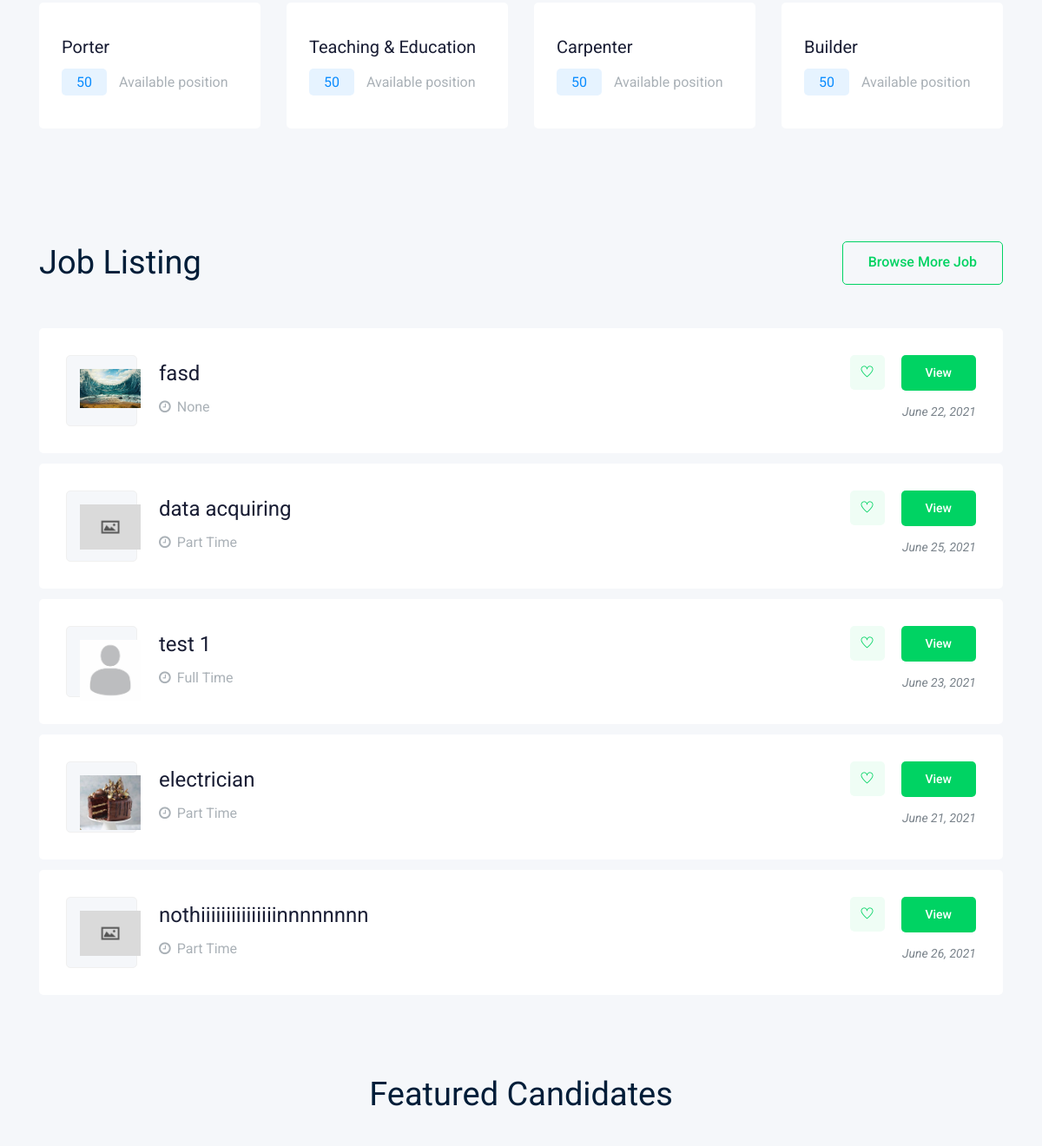
Before: / (middle part) with the older database file.
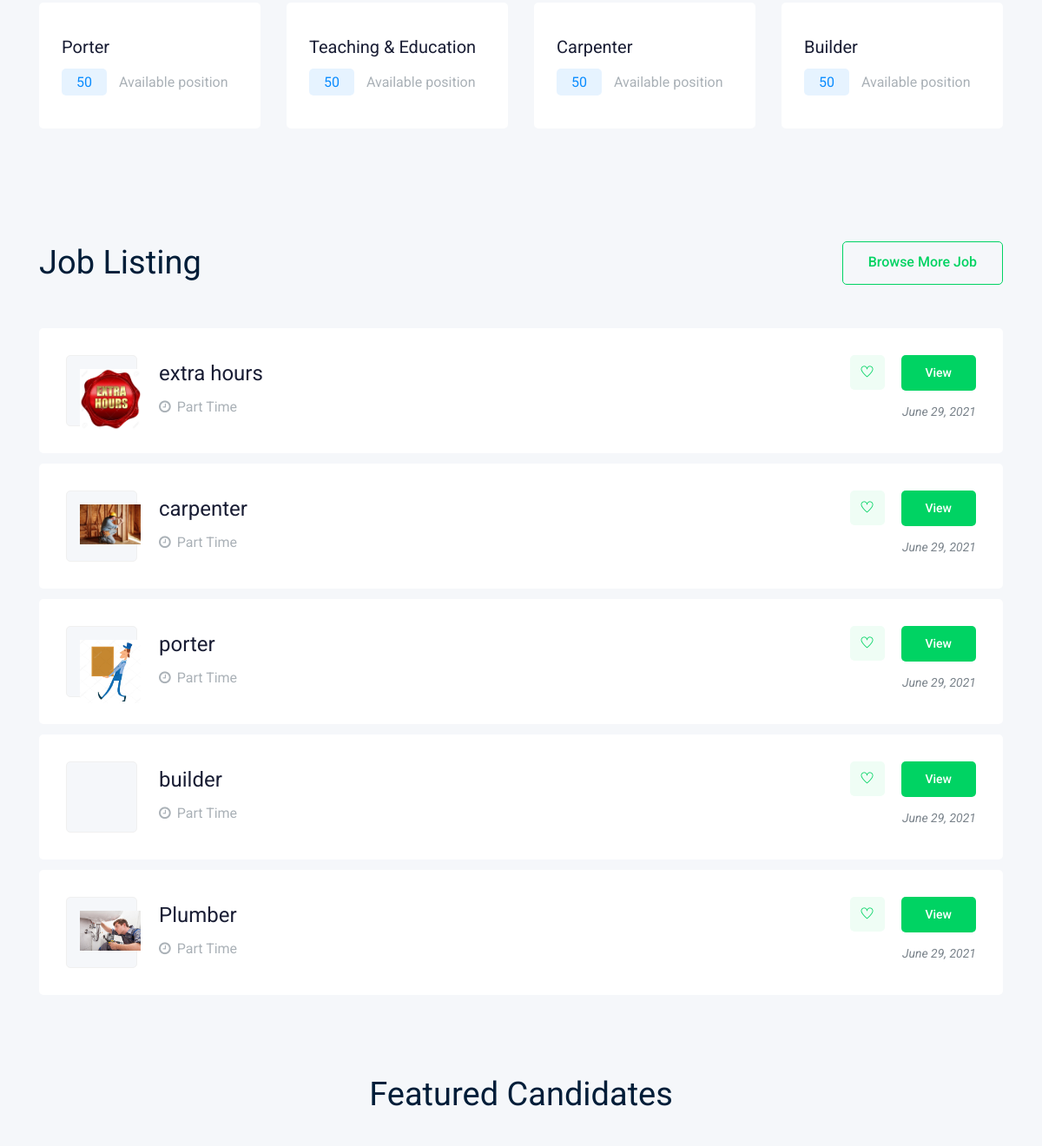
After: the same page with the newer database file.
### jobs/models.py (models this page shows, shortened)
class Job(models.Model):
    JOB_TYPE = (
        ('Full Time','Full Time'),
        ('Part Time','Part Time')
    )
    title = models.CharField(max_length=250)
    poster = models.ForeignKey(User,related_name='job_poster',on_delete=models.CASCADE)
    description = models.TextField(default="What ill do : \nExperience : \nPrice : ",max_length=2000,blank=True,null=True)
    job_type = models.CharField(max_length=100,choices=JOB_TYPE,null=True,blank=True)
    date_posted = models.DateTimeField(auto_now_add=True)
    featured = models.BooleanField(default=False)
    image = models.ImageField(upload_to=image_upload,default="jobs/default.jpg")
    category = models.ForeignKey(Category,on_delete=models.CASCADE)
    slug = models.SlugField(null=True,blank=True)
    class Meta:
        ordering = ('-date_posted',)

### home/views.py (the view)
# urls.py: path('',home,name="home"),
def home(request):
    jobs = list(Job.objects.all())
    recent_jobs = random.sample(jobs,5)
    jobs = Job.objects.all()
    filter = JobFilter(request.GET,queryset=jobs)
    jobs = filter.qs
    profiles = Profile.objects.all()
    context = {
        'recent_jobs' : recent_jobs,
        'filter' : filter,
        'profiles' : profiles,
    }
    return render(request,'home.html',context)

### jobs/models.py (called while the page is built)
    def __str__(self):
        return self.name

### home/templates/home.html (shortened to what the changed rows need)
{% extends 'base.html' %}
{% load bootstrap4 %}
{% block content %}
    <div class="job_listing_area">
        <div class="container">
            <div class="job_lists">
                <div class="row">
                    {% for job in recent_jobs %}
                        <div class="col-lg-12 col-md-12">
                            <div class="single_jobs white-bg d-flex justify-content-between">
                                <div class="jobs_left d-flex align-items-center">
                                    <div class="thumb">
                                        <img style="width: 70px;"  src="{{job.image.url}}" alt="">
                                    </div>
                                    <div class="jobs_conetent">
                                        <a href="{% url 'jobs:job_detail' job.slug %}"><h4>{{job.title}}</h4></a>
                                        <div class="links_locat d-flex align-items-center">
                                            <div class="location">
                                                <p> <i class="fa fa-clock-o"></i>{{job.job_type}}</p>
                                            </div>
                                        </div>
                                    </div>
                                </div>
                                <div class="jobs_right">
                                    <div class="apply_now">
                                        <a class="heart_mark" href="#"> <i class="ti-heart"></i> </a>
                                        <a href="{% url 'jobs:job_detail' job.slug %}" class="boxed-btn3">View</a>
                                    </div>
                                    <div class="date">
                                        <p>{{job.date_posted|date:"F d, Y"}}</p>
                                    </div>
                                </div>
                            </div>
                        </div>
                    {% endfor %}
                </div>
            </div>
        </div>
    </div>
{% endblock %}

Changed rows visible on the page:
removed Job: image (picture), title "fasd", job_type "None", date_posted "June 22, 2021"
removed Job: image (placeholder picture), title "data acquiring", job_type "Part Time", date_posted "June 25, 2021"
removed Job: image (picture), title "test 1", job_type "Full Time", date_posted "June 23, 2021"
removed Job: image (picture), title "electrician", job_type "Part Time", date_posted "June 21, 2021"
removed Job: image (placeholder picture), title "nothiiiiiiiiiiiiiiinnnnnnnn", job_type "Part Time", date_posted "June 26, 2021"
added Job: image (picture), title "extra hours", job_type "Part Time", date_posted "June 29, 2021"
added Job: image (picture), title "carpenter", job_type "Part Time", date_posted "June 29, 2021"
added Job: image (picture), title "porter", job_type "Part Time", date_posted "June 29, 2021"
added Job: title "builder", job_type "Part Time", date_posted "June 29, 2021"
added Job: image (picture), title "Plumber", job_type "Part Time", date_posted "June 29, 2021"
